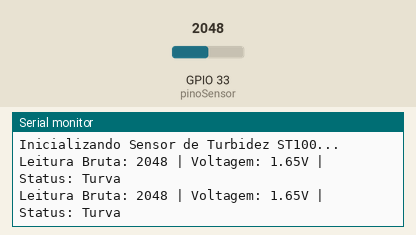
Recording of a sketch running on a simulated ESP32. Shown: the last lines printed to the serial monitor. Inputs (shaded band) come from the test bench; at power-on: GPIO 33 (pinoSensor) = 2048 (analog values on the 0–4095 scale).

Above: at 2.2 s.
2.3 s: GPIO 33 (pinoSensor) set to 1298
At 3.6 s:
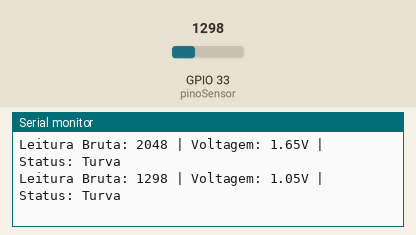
3.8 s: GPIO 33 (pinoSensor) set to 1213
At 4.8 s:
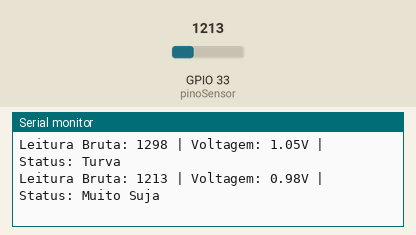

The sketch:

11.Sensordeturbidez_comDivDTensao.ino
```cpp
const int pinoSensor = 33;

void setup()
{
  // Inicia a comunicação serial
  Serial.begin(115200);

  // Configura a resolução do ADC para 12 bits (0 - 4095)
  analogReadResolution(12);

  // Opcional: Aumenta a atenuação para ler até ~3.3V (padrão no ESP32)
  analogSetAttenuation(ADC_11db);

  Serial.println("Inicializando Sensor de Turbidez ST100...");
  delay(1000);
}

void loop()
{
  // 1. Leitura do valor bruto (0 a 4095)
  int valorAnalogico = analogRead(pinoSensor);

  // 2. Conversão para Tensão (Voltagem)
  // 3.3V é a referência, 4095 é a resolução máxima
  float voltagem = valorAnalogico * (3.3 / 4095.0);

  // 3. Lógica de Turbidez (NTU)
  // Sensor funciona de forma inversa:
  // Alta voltagem (ex: 4V ou 3V) = Água Limpa
  // Baixa voltagem (ex: 2V ou 1V) = Água Suja (a luz não passa)

  String qualidade = "";

  if (voltagem > 2.5)
  {
    qualidade = "Limpa";
  }
  else if (voltagem > 1.0)
  {
    qualidade = "Turva";
  }
  else
  {
    qualidade = "Muito Suja";
  }

  // 4. Exibir no Monitor Serial
  Serial.print("Leitura Bruta: ");
  Serial.print(valorAnalogico);
  Serial.print(" | Voltagem: ");
  Serial.print(voltagem);
  Serial.print("V | Status: ");
  Serial.println(qualidade);

  delay(1000); // Aguarda 1 segundo entre leituras
}
```

Measured:
- the behaviour switches between 1241 and 1240 on GPIO 33 (pinoSensor) (found by bisection; images 1 and 2)
- after the input at 2.3 s, the serial monitor: prints a new line after 0.70 s (image 1)
- after the input at 3.8 s, the serial monitor: prints a new line after 0.20 s (image 2)
